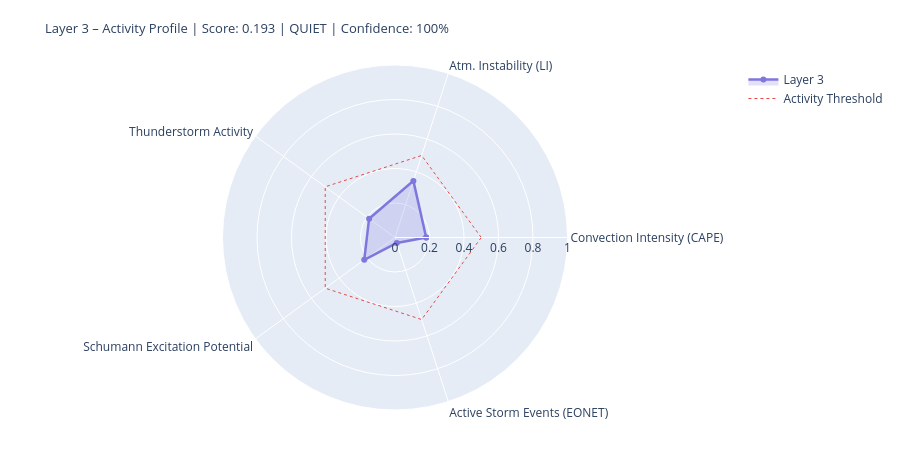

The cell this chart's notebook holds for it:
### Markdown cell above
---
## 4. State Assessment & Handoff to Layer 4/5

### Code cell
# ============================================================
# LAYER-3-SCORE
# Five dynamic components
# ============================================================

def norm(v, lo, hi):
    if v is None or (isinstance(v, float) and math.isnan(v)): return None
    return round(max(0.0, min(1.0, (v - lo) / (hi - lo))), 4)

# --- 1) Convection intensity (global CAPE mean) ---
cape_mean = df_atm['cape'].dropna().mean() if not df_atm.empty else None
conv_score = norm(cape_mean, 0, 3000)
conv_src   = 'primary' if cape_mean is not None else 'missing'

# --- 2) Atmospheric instability (LI mean) ---
li_mean   = df_atm['li'].dropna().mean() if not df_atm.empty else None
# Negative LI = unstable → higher score
instab_score = norm(-li_mean if li_mean is not None else None, -6, 6)
instab_src   = 'primary' if li_mean is not None else 'missing'

# --- 3) Thunderstorm activity (mean thunder score + WMO count) ---
thunder_mean = df_atm['thunder_score'].mean() if not df_atm.empty else None
n_thunder    = int(df_atm['thunderstorm'].sum()) if not df_atm.empty else 0
thunder_score_val = norm(
    (thunder_mean or 0) * 0.7 + n_thunder * 0.1, 0, 1.0
) if thunder_mean is not None else None
thunder_src = 'primary'

# --- 4) Schumann excitation potential (weighted Schumann contribution) ---
schumann_pot = df_atm['schumann_contribution'].mean() if not df_atm.empty else None
# Boosted by Layer-2 thunderstorm trigger
if schumann_pot is not None and l2_thunder:
    schumann_pot = min(1.0, schumann_pot * 1.2)
schumann_score = norm(schumann_pot, 0, 1.0) if schumann_pot is not None else None
schumann_src   = 'derived'

# --- 5) Storm activity (NASA EONET) ---
# Distinction: None = data not loaded, 0.0 = loaded but no events
storm_score = None
storm_src   = 'missing'
if raw.get('storms') is not None:          # API reached successfully
    storm_score = norm(len(storm_events), 0, 30) if storm_events else 0.0
    storm_src   = 'primary'

# X-Ray and Kp: context only, not in dynamic score
# (X-Ray = Layer-0/4 driver; Kp = geomagnetic index, not a lightning proxy)
xray_context = None
if raw.get('xray'):
    df_xc = pd.DataFrame(raw['xray'])
    fc = next((c for c in df_xc.columns
               if any(k in c.lower() for k in ['flux','long']) and 'time' not in c.lower()),
              df_xc.columns[1])
    df_xc[fc] = pd.to_numeric(df_xc[fc], errors='coerce')
    xray_last = df_xc[fc].dropna().iloc[-1] if not df_xc[fc].dropna().empty else None
    if xray_last:
        xray_class = ('X' if xray_last>=1e-4 else 'M' if xray_last>=1e-5
                      else 'C' if xray_last>=1e-6 else 'B')
        xray_context = {'flux': float(xray_last), 'class': xray_class}
        print(f'X-Ray context: {xray_class}-class ({xray_last:.2e} W/m²)')

# --- Aggregate ---
COMPONENTS = {
    'Convection Intensity (CAPE)':  {'score': conv_score,       'source': conv_src,    'dynamic': True},
    'Atm. Instability (LI)':         {'score': instab_score,     'source': instab_src,  'dynamic': True},
    'Thunderstorm Activity':              {'score': thunder_score_val, 'source': thunder_src, 'dynamic': True},
    'Schumann Excitation Potential':   {'score': schumann_score,   'source': schumann_src,'dynamic': True},
    'Active Storm Events (EONET)': {'score': storm_score,      'source': storm_src,   'dynamic': True},
}

available   = {k: v['score'] for k, v in COMPONENTS.items() if v['score'] is not None}
unavailable = [k for k, v in COMPONENTS.items() if v['score'] is None]
layer3_score = round(sum(available.values()) / len(available), 4) if available else None
confidence   = round(len(available) / len(COMPONENTS), 2)
level = ('unknown' if layer3_score is None
         else 'quiet'   if layer3_score < 0.3
         else 'moderate' if layer3_score < 0.6
         else 'active')
dominant_l3 = max(available, key=available.get) if available else 'none'

# --- Ausgabe ---
W = 68
print('=' * W)
print('LAYER 3 – ATMOSPHERE / WEATHER / THUNDERSTORMS – STATE ASSESSMENT')
print('=' * W)
for name, comp in COMPONENTS.items():
    s = comp['score']
    if s is not None:
        bar = '█' * int(s * 20) + '░' * (20 - int(s * 20))
        print(f'  {name:<36} {bar}  {s:.3f}  [{comp["source"]}]')
    else:
        print(f'  {name:<36} {"─" * 20}  n/a   [missing]')
print('-' * W)
print(f'  Score:        {layer3_score:.3f}  ({len(available)}/{len(COMPONENTS)} components)')
print(f'  Confidence:   {confidence:.0%}')
print(f'  Level:        {level.upper()}')
print(f'  Dominant:     {dominant_l3}')
print(f'  CAPE mean:    {cape_mean:.0f} J/kg' if cape_mean else '  CAPE mean:    n/a')
print(f'  LI mean:      {li_mean:.1f} K' if li_mean is not None else '  LI mean:      n/a')
print(f'  Thunderstorms:{n_thunder} points (WMO)  +  {len(storm_events)} NASA EONET')
print('=' * W)

# Radar
cats   = list(available.keys())
vals_r = list(available.values())
if len(cats) >= 3:
    fig = go.Figure()
    fig.add_trace(go.Scatterpolar(
        r=vals_r + [vals_r[0]], theta=cats + [cats[0]],
        fill='toself', fillcolor='rgba(127,119,221,0.22)',
        line=dict(color='#7F77DD', width=2.5), name='Layer 3'
    ))
    fig.add_trace(go.Scatterpolar(
        r=[0.5] * (len(cats)+1), theta=cats + [cats[0]],
        line=dict(color='#E24B4A', dash='dot', width=1),
        mode='lines', name='Activity Threshold'
    ))
    fig.update_layout(
        title=dict(
            text=f'Layer 3 – Activity Profile | Score: {layer3_score:.3f} | {level.upper()} | Confidence: {confidence:.0%}',
            font=dict(size=13)
        ),
        polar=dict(radialaxis=dict(visible=True, range=[0, 1])),
        height=450, showlegend=True,
        margin=dict(l=60, r=60, t=65, b=40)
    )
    fig.show()

### Figure 1 — Plotly figure (JSON) as saved in the notebook; plotly's stock layout.template omitted (floating-point values rounded to 4 significant figures)
{"data": [{"fill": "toself", "fillcolor": "rgba(127,119,221,0.22)", "line": {"color": "#7F77DD", "width": 2.5}, "name": "Layer 3", "r": [0.1807, 0.345, 0.1856, 0.2204, 0.0333, 0.1807], "theta": ["Convection Intensity (CAPE)", "Atm. Instability (LI)", "Thunderstorm Activity", "Schumann Excitation Potential", "Active Storm Events (EONET)", "Convection Intensity (CAPE)"], "type": "scatterpolar"}, {"line": {"color": "#E24B4A", "dash": "dot", "width": 1}, "mode": "lines", "name": "Activity Threshold", "r": [0.5, 0.5, 0.5, 0.5, 0.5, 0.5], "theta": ["Convection Intensity (CAPE)", "Atm. Instability (LI)", "Thunderstorm Activity", "Schumann Excitation Potential", "Active Storm Events (EONET)", "Convection Intensity (CAPE)"], "type": "scatterpolar"}], "layout": {"height": 450, "margin": {"b": 40, "l": 60, "r": 60, "t": 65}, "polar": {"radialaxis": {"range": [0, 1], "visible": true}}, "showlegend": true, "title": {"font": {"size": 13}, "text": "Layer 3 – Activity Profile | Score: 0.193 | QUIET | Confidence: 100%"}}}
